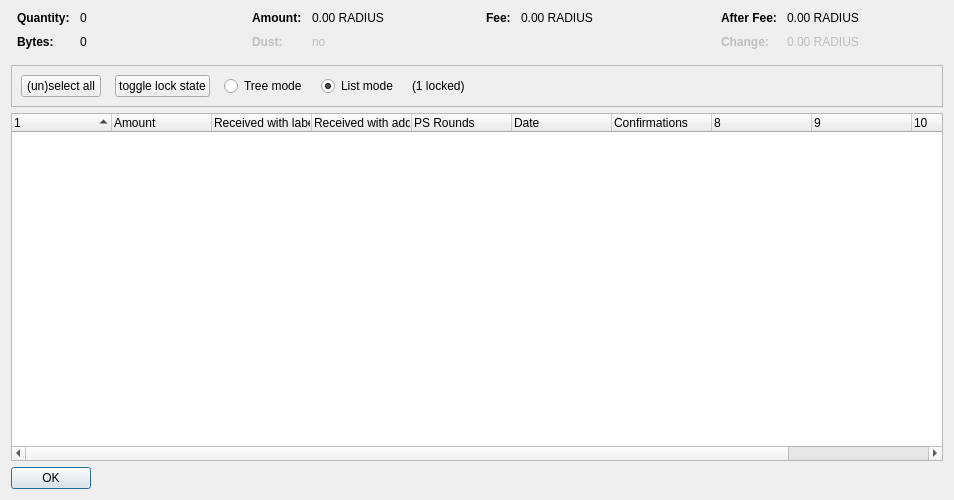
<?xml version="1.0" encoding="UTF-8"?>
<ui version="4.0">
 <class>CoinControlDialog</class>
 <widget class="QDialog" name="CoinControlDialog">
  <property name="geometry">
   <rect>
    <x>0</x>
    <y>0</y>
    <width>954</width>
    <height>500</height>
   </rect>
  </property>
  <property name="windowTitle">
   <string>Coin Selection</string>
  </property>
  <layout class="QVBoxLayout" name="verticalLayout">
   <item>
    <layout class="QHBoxLayout" name="horizontalLayoutTop" stretch="0,0,0,0">
     <property name="topMargin">
      <number>0</number>
     </property>
     <property name="bottomMargin">
      <number>10</number>
     </property>
     <item>
      <layout class="QFormLayout" name="formLayoutCoinControl1">
       <property name="horizontalSpacing">
        <number>10</number>
       </property>
       <property name="verticalSpacing">
        <number>10</number>
       </property>
       <property name="leftMargin">
        <number>6</number>
       </property>
       <property name="rightMargin">
        <number>6</number>
       </property>
       <item row="0" column="0">
        <widget class="QLabel" name="labelCoinControlQuantityText">
         <property name="font">
          <font>
           <weight>75</weight>
           <bold>true</bold>
          </font>
         </property>
         <property name="text">
          <string>Quantity:</string>
         </property>
        </widget>
       </item>
       <item row="0" column="1">
        <widget class="QLabel" name="labelCoinControlQuantity">
         <property name="cursor">
          <cursorShape>IBeamCursor</cursorShape>
         </property>
         <property name="contextMenuPolicy">
          <enum>Qt::ActionsContextMenu</enum>
         </property>
         <property name="text">
          <string notr="true">0</string>
         </property>
         <property name="textInteractionFlags">
          <set>Qt::LinksAccessibleByMouse|Qt::TextSelectableByKeyboard|Qt::TextSelectableByMouse</set>
         </property>
        </widget>
       </item>
       <item row="1" column="0">
        <widget class="QLabel" name="labelCoinControlBytesText">
         <property name="font">
          <font>
           <weight>75</weight>
           <bold>true</bold>
          </font>
         </property>
         <property name="text">
          <string>Bytes:</string>
         </property>
        </widget>
       </item>
       <item row="1" column="1">
        <widget class="QLabel" name="labelCoinControlBytes">
         <property name="cursor">
          <cursorShape>IBeamCursor</cursorShape>
         </property>
         <property name="contextMenuPolicy">
          <enum>Qt::ActionsContextMenu</enum>
         </property>
         <property name="text">
          <string notr="true">0</string>
         </property>
         <property name="textInteractionFlags">
          <set>Qt::LinksAccessibleByMouse|Qt::TextSelectableByKeyboard|Qt::TextSelectableByMouse</set>
         </property>
        </widget>
       </item>
      </layout>
     </item>
     <item>
      <layout class="QFormLayout" name="formLayoutCoinControl2">
       <property name="horizontalSpacing">
        <number>10</number>
       </property>
       <property name="verticalSpacing">
        <number>10</number>
       </property>
       <property name="leftMargin">
        <number>6</number>
       </property>
       <property name="rightMargin">
        <number>6</number>
       </property>
       <item row="0" column="0">
        <widget class="QLabel" name="labelCoinControlAmountText">
         <property name="font">
          <font>
           <weight>75</weight>
           <bold>true</bold>
          </font>
         </property>
         <property name="text">
          <string>Amount:</string>
         </property>
        </widget>
       </item>
       <item row="0" column="1">
        <widget class="QLabel" name="labelCoinControlAmount">
         <property name="cursor">
          <cursorShape>IBeamCursor</cursorShape>
         </property>
         <property name="contextMenuPolicy">
          <enum>Qt::ActionsContextMenu</enum>
         </property>
         <property name="text">
          <string notr="true">0.00 RADIUS</string>
         </property>
         <property name="textInteractionFlags">
          <set>Qt::LinksAccessibleByMouse|Qt::TextSelectableByKeyboard|Qt::TextSelectableByMouse</set>
         </property>
        </widget>
       </item>
       <item row="1" column="0">
        <widget class="QLabel" name="labelCoinControlLowOutputText">
         <property name="enabled">
          <bool>false</bool>
         </property>
         <property name="font">
          <font>
           <weight>75</weight>
           <bold>true</bold>
          </font>
         </property>
         <property name="text">
          <string>Dust:</string>
         </property>
        </widget>
       </item>
       <item row="1" column="1">
        <widget class="QLabel" name="labelCoinControlLowOutput">
         <property name="enabled">
          <bool>false</bool>
         </property>
         <property name="cursor">
          <cursorShape>IBeamCursor</cursorShape>
         </property>
         <property name="contextMenuPolicy">
          <enum>Qt::ActionsContextMenu</enum>
         </property>
         <property name="text">
          <string notr="true">no</string>
         </property>
         <property name="textInteractionFlags">
          <set>Qt::LinksAccessibleByMouse|Qt::TextSelectableByKeyboard|Qt::TextSelectableByMouse</set>
         </property>
        </widget>
       </item>
      </layout>
     </item>
     <item>
      <layout class="QFormLayout" name="formLayoutCoinControl3">
       <property name="horizontalSpacing">
        <number>10</number>
       </property>
       <property name="verticalSpacing">
        <number>10</number>
       </property>
       <property name="leftMargin">
        <number>6</number>
       </property>
       <property name="rightMargin">
        <number>6</number>
       </property>
       <item row="0" column="0">
        <widget class="QLabel" name="labelCoinControlFeeText">
         <property name="font">
          <font>
           <weight>75</weight>
           <bold>true</bold>
          </font>
         </property>
         <property name="text">
          <string>Fee:</string>
         </property>
        </widget>
       </item>
       <item row="0" column="1">
        <widget class="QLabel" name="labelCoinControlFee">
         <property name="cursor">
          <cursorShape>IBeamCursor</cursorShape>
         </property>
         <property name="contextMenuPolicy">
          <enum>Qt::ActionsContextMenu</enum>
         </property>
         <property name="text">
          <string notr="true">0.00 RADIUS</string>
         </property>
         <property name="textInteractionFlags">
          <set>Qt::LinksAccessibleByMouse|Qt::TextSelectableByKeyboard|Qt::TextSelectableByMouse</set>
         </property>
        </widget>
       </item>
      </layout>
     </item>
     <item>
      <layout class="QFormLayout" name="formLayoutCoinControl4">
       <property name="horizontalSpacing">
        <number>10</number>
       </property>
       <property name="verticalSpacing">
        <number>10</number>
       </property>
       <property name="leftMargin">
        <number>6</number>
       </property>
       <property name="rightMargin">
        <number>6</number>
       </property>
       <item row="0" column="0">
        <widget class="QLabel" name="labelCoinControlAfterFeeText">
         <property name="font">
          <font>
           <weight>75</weight>
           <bold>true</bold>
          </font>
         </property>
         <property name="text">
          <string>After Fee:</string>
         </property>
        </widget>
       </item>
       <item row="0" column="1">
        <widget class="QLabel" name="labelCoinControlAfterFee">
         <property name="cursor">
          <cursorShape>IBeamCursor</cursorShape>
         </property>
         <property name="contextMenuPolicy">
          <enum>Qt::ActionsContextMenu</enum>
         </property>
         <property name="text">
          <string notr="true">0.00 RADIUS</string>
         </property>
         <property name="textInteractionFlags">
          <set>Qt::LinksAccessibleByMouse|Qt::TextSelectableByKeyboard|Qt::TextSelectableByMouse</set>
         </property>
        </widget>
       </item>
       <item row="1" column="0">
        <widget class="QLabel" name="labelCoinControlChangeText">
         <property name="enabled">
          <bool>false</bool>
         </property>
         <property name="font">
          <font>
           <weight>75</weight>
           <bold>true</bold>
          </font>
         </property>
         <property name="text">
          <string>Change:</string>
         </property>
        </widget>
       </item>
       <item row="1" column="1">
        <widget class="QLabel" name="labelCoinControlChange">
         <property name="enabled">
          <bool>false</bool>
         </property>
         <property name="cursor">
          <cursorShape>IBeamCursor</cursorShape>
         </property>
         <property name="contextMenuPolicy">
          <enum>Qt::ActionsContextMenu</enum>
         </property>
         <property name="text">
          <string notr="true">0.00 RADIUS</string>
         </property>
         <property name="textInteractionFlags">
          <set>Qt::LinksAccessibleByMouse|Qt::TextSelectableByKeyboard|Qt::TextSelectableByMouse</set>
         </property>
        </widget>
       </item>
      </layout>
     </item>
    </layout>
   </item>
   <item>
    <widget class="QFrame" name="frame">
     <property name="minimumSize">
      <size>
       <width>0</width>
       <height>40</height>
      </size>
     </property>
     <property name="frameShape">
      <enum>QFrame::StyledPanel</enum>
     </property>
     <property name="frameShadow">
      <enum>QFrame::Sunken</enum>
     </property>
     <layout class="QHBoxLayout" name="horizontalLayout">
      <item>
       <layout class="QHBoxLayout" name="horizontalLayoutPanel" stretch="0,0,0,0,0,0">
        <property name="spacing">
         <number>14</number>
        </property>
        <item>
         <widget class="QPushButton" name="pushButtonSelectAll">
          <property name="sizePolicy">
           <sizepolicy hsizetype="Maximum" vsizetype="Fixed">
            <horstretch>0</horstretch>
            <verstretch>0</verstretch>
           </sizepolicy>
          </property>
          <property name="text">
           <string>(un)select all</string>
          </property>
          <property name="autoDefault">
           <bool>false</bool>
          </property>
         </widget>
        </item>
        <item>
         <widget class="QPushButton" name="pushButtonToggleLock">
          <property name="sizePolicy">
           <sizepolicy hsizetype="Maximum" vsizetype="Fixed">
            <horstretch>0</horstretch>
            <verstretch>0</verstretch>
           </sizepolicy>
          </property>
          <property name="text">
           <string>toggle lock state</string>
          </property>
          <property name="autoDefault">
           <bool>false</bool>
          </property>
         </widget>
        </item>
        <item>
         <widget class="QRadioButton" name="radioTreeMode">
          <property name="sizePolicy">
           <sizepolicy hsizetype="Maximum" vsizetype="Fixed">
            <horstretch>0</horstretch>
            <verstretch>0</verstretch>
           </sizepolicy>
          </property>
          <property name="text">
           <string>Tree mode</string>
          </property>
         </widget>
        </item>
        <item>
         <widget class="QRadioButton" name="radioListMode">
          <property name="sizePolicy">
           <sizepolicy hsizetype="Maximum" vsizetype="Fixed">
            <horstretch>0</horstretch>
            <verstretch>0</verstretch>
           </sizepolicy>
          </property>
          <property name="text">
           <string>List mode</string>
          </property>
          <property name="checked">
           <bool>true</bool>
          </property>
         </widget>
        </item>
        <item>
         <widget class="QLabel" name="labelLocked">
          <property name="text">
           <string>(1 locked)</string>
          </property>
         </widget>
        </item>
        <item>
         <spacer name="horizontalSpacer">
          <property name="orientation">
           <enum>Qt::Horizontal</enum>
          </property>
          <property name="sizeHint" stdset="0">
           <size>
            <width>40</width>
            <height>20</height>
           </size>
          </property>
         </spacer>
        </item>
       </layout>
      </item>
     </layout>
    </widget>
   </item>
   <item>
    <widget class="CoinControlTreeWidget" name="treeWidget">
     <property name="contextMenuPolicy">
      <enum>Qt::CustomContextMenu</enum>
     </property>
     <property name="sortingEnabled">
      <bool>false</bool>
     </property>
     <property name="columnCount">
      <number>11</number>
     </property>
     <attribute name="headerShowSortIndicator" stdset="0">
      <bool>true</bool>
     </attribute>
     <attribute name="headerStretchLastSection">
      <bool>false</bool>
     </attribute>
     <column>
      <property name="text">
       <string/>
      </property>
     </column>
     <column>
      <property name="text">
       <string>Amount</string>
      </property>
     </column>
     <column>
      <property name="text">
       <string>Received with label</string>
      </property>
     </column>
     <column>
      <property name="text">
       <string>Received with address</string>
      </property>
     </column>
     <column>
      <property name="text">
       <string>PS Rounds</string>
      </property>
     </column>
     <column>
      <property name="text">
       <string>Date</string>
      </property>
     </column>
     <column>
      <property name="text">
       <string>Confirmations</string>
      </property>
      <property name="toolTip">
       <string>Confirmed</string>
      </property>
     </column>
     <column>
      <property name="text">
       <string/>
      </property>
     </column>
     <column>
      <property name="text">
       <string/>
      </property>
     </column>
     <column>
      <property name="text">
       <string/>
      </property>
     </column>
     <column>
      <property name="text">
       <string/>
      </property>
     </column>
    </widget>
   </item>
   <item>
    <widget class="QDialogButtonBox" name="buttonBox">
     <property name="sizePolicy">
      <sizepolicy hsizetype="Maximum" vsizetype="Fixed">
       <horstretch>0</horstretch>
       <verstretch>0</verstretch>
      </sizepolicy>
     </property>
     <property name="orientation">
      <enum>Qt::Horizontal</enum>
     </property>
     <property name="standardButtons">
      <set>QDialogButtonBox::Ok</set>
     </property>
    </widget>
   </item>
  </layout>
 </widget>
 <customwidgets>
  <customwidget>
   <class>CoinControlTreeWidget</class>
   <extends>QTreeWidget</extends>
   <header>coincontroltreewidget.h</header>
  </customwidget>
 </customwidgets>
 <resources/>
 <connections/>
</ui>
